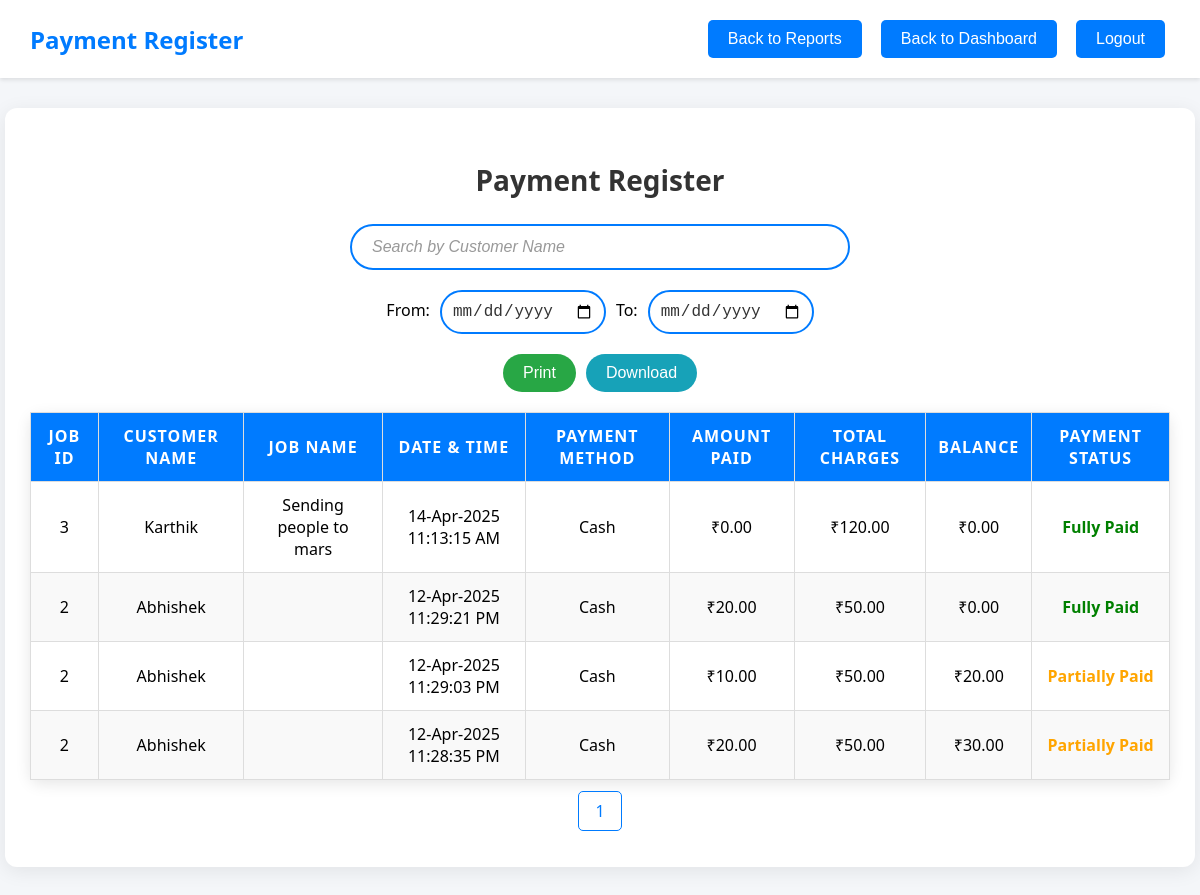
The page /dashboards/payment_register.php on the database its author committed.
### tables this page shows
CREATE TABLE `payment_records` (
  `id` int NOT NULL,
  `job_sheet_id` int NOT NULL,
  `job_sheet_name` varchar(255) NOT NULL,
  `date` datetime NOT NULL,
  `cash` decimal(10,2) DEFAULT '0.00',
  `credit` decimal(10,2) DEFAULT '0.00',
  `balance` decimal(10,2) DEFAULT '0.00',
  `payment_type` varchar(20) DEFAULT NULL,
  `payment_status` enum('partially_paid','completed','uncredit','incomplete') NOT NULL DEFAULT 'incomplete'
);

CREATE TABLE `job_sheets` (
  `id` int NOT NULL,
  `customer_name` varchar(255) NOT NULL,
  `phone_number` varchar(15) NOT NULL,
  `job_name` varchar(255) NOT NULL,
  `paper_subcategory` int DEFAULT NULL,
  `type` varchar(255) DEFAULT NULL,
  `quantity` int DEFAULT NULL,
  `striking` varchar(50) DEFAULT NULL,
  `machine` varchar(50) DEFAULT NULL,
  `ryobi_type` varchar(50) DEFAULT NULL,
  `web_type` varchar(50) DEFAULT NULL,
  `web_size` int DEFAULT NULL,
  `ctp_plate` varchar(50) DEFAULT NULL,
  `ctp_quantity` int DEFAULT NULL,
  `plating_charges` decimal(10,2) DEFAULT NULL,
  `paper_charges` decimal(10,2) DEFAULT NULL,
  `printing_charges` decimal(10,2) DEFAULT NULL,
  `lamination_charges` decimal(10,2) DEFAULT NULL,
  `pinning_charges` decimal(10,2) DEFAULT NULL,
  `binding_charges` decimal(10,2) DEFAULT NULL,
  `finishing_charges` decimal(10,2) DEFAULT NULL,
  `other_charges` decimal(10,2) DEFAULT NULL,
  `discount` decimal(10,2) DEFAULT NULL,
  `total_charges` decimal(10,2) DEFAULT NULL,
  `status` enum('Draft','Approved','Finalized') NOT NULL DEFAULT 'Draft',
  `ctp` tinyint(1) DEFAULT '0',
  `multicolour` tinyint(1) DEFAULT '0',
  `description` text,
  `file_path` varchar(500) DEFAULT NULL,
  `completed` tinyint(1) DEFAULT '0',
  `payment_status` enum('incomplete','partially_paid','completed','partially_paid_credit') NOT NULL DEFAULT 'incomplete',
  `cash_amount` decimal(10,2) DEFAULT '0.00',
  `credit_amount` decimal(10,2) DEFAULT '0.00',
  `partial_amount` decimal(10,2) DEFAULT '0.00',
  `completed_ctp` tinyint(1) DEFAULT '0',
  `completed_multicolour` tinyint(1) DEFAULT '0',
  `completed_delivery` tinyint(1) DEFAULT '0',
  `digital` tinyint(1) DEFAULT '0',
  `completed_digital` tinyint(1) DEFAULT '0',
  `created_at` timestamp NULL DEFAULT CURRENT_TIMESTAMP
);

### dashboards/payment_register.php (the view, shortened to what this page needs)
<?php
include '../database/db_connect.php';
$dashboard_url = 'accounts_dashboard.php';
$search = isset($_GET['search']) ? trim($_GET['search']) : '';
$from_date = isset($_GET['from_date']) ? $_GET['from_date'] : '';
$to_date = isset($_GET['to_date']) ? $_GET['to_date'] : '';
$page = isset($_GET['page']) ? (int)$_GET['page'] : 1;
$records_per_page = 20;
$offset = ($page - 1) * $records_per_page;
$sql_count = "SELECT COUNT(*) as total
              FROM payment_records pr
              LEFT JOIN job_sheets js ON pr.job_sheet_id = js.id
              WHERE 1=1";
$count_result = $conn->query($sql_count);
$total_records = $count_result->fetch_assoc()['total'];
$total_pages = ceil($total_records / $records_per_page);
$sql = "SELECT pr.job_sheet_id, pr.job_sheet_name, pr.date, pr.cash, pr.credit, pr.balance, pr.payment_type, pr.payment_status,
               js.customer_name, js.total_charges
        FROM payment_records pr
        LEFT JOIN job_sheets js ON pr.job_sheet_id = js.id
        WHERE 1=1";
$sql .= " ORDER BY pr.date DESC LIMIT $offset, $records_per_page";
$result = $conn->query($sql);
?>
<!DOCTYPE html>
<html lang="en">
<head>
    <link rel="stylesheet" href="../css/style.css">
    <link rel="stylesheet" href="https://cdnjs.cloudflare.com/ajax/libs/font-awesome/6.4.0/css/all.min.css">
</head>
<body>
    <div class="navbar">
        <h2 class="brand">Payment Register</h2>
        <div class="nav-buttons">
            <button onclick="location.href='reports.php'">Back to Reports</button>
            <button onclick="location.href='<?php echo $dashboard_url; ?>'">Back to Dashboard</button>
            <button onclick="location.href='../auth/logout.php'">Logout</button>
        </div>
    </div>
    <div class="reports-container">
        <h3>Payment Register</h3>
        <div class="filter-container">
            <div class="search-container">
                <input type="text" id="searchInput" name="search" placeholder="Search by Customer Name" value="<?php echo htmlspecialchars($search); ?>">
            </div>
            <div class="date-container">
                <label for="fromDate">From: </label>
                <input type="date" id="fromDate" value="<?php echo htmlspecialchars($from_date); ?>">
                <label for="toDate">To: </label>
                <input type="date" id="toDate" value="<?php echo htmlspecialchars($to_date); ?>">
            </div>
        </div>
        <div class="action-buttons">
            <button class="print-btn" onclick="window.open('print_payment_register.php?search=<?php echo urlencode($search); ?>&from_date=<?php echo urlencode($from_date); ?>&to_date=<?php echo urlencode($to_date); ?>', '_blank')">Print</button>
            <button class="download-btn" onclick="window.location.href='payment_register.php?search=<?php echo urlencode($search); ?>&from_date=<?php echo urlencode($from_date); ?>&to_date=<?php echo urlencode($to_date); ?>&download=csv'">Download</button>
        </div>
        <?php if ($result && $result->num_rows > 0): ?>
            <table>
                <thead>
                    <tr>
                        <th>Job ID</th>
                        <th>Customer Name</th>
                        <th>Job Name</th>
                        <th>Date & Time</th>
                        <th>Payment Method</th>
                        <th>Amount Paid</th>
                        <th>Total Charges</th>
                        <th>Balance</th>
                        <th>Payment Status</th>
                    </tr>
                </thead>
                <tbody>
                    <?php while ($row = $result->fetch_assoc()): ?>
                        <tr>
                            <td><?php echo $row['job_sheet_id']; ?></td>
                            <td><?php echo htmlspecialchars($row['customer_name'] ?? 'N/A'); ?></td>
                            <td><?php echo htmlspecialchars($row['job_sheet_name'] ?? 'N/A'); ?></td>
                            <td><?php echo date('d-M-Y h:i:s A', strtotime($row['date'])); ?></td>
                            <td><?php echo ucfirst($row['payment_type']); ?></td>
                            <td>
                                ₹<?php
                                $amount = ($row['payment_type'] === 'credit') ? $row['credit'] : $row['cash'];
                                echo number_format($amount, 2);
                                ?>
                            </td>
                            <td>₹<?php echo number_format($row['total_charges'] ?? 0, 2); ?></td>
                            <td>₹<?php echo number_format($row['balance'], 2); ?></td>
                            <td style="color: <?php echo ($row['payment_status'] === 'completed') ? 'green' : 'orange'; ?>; font-weight: bold;">
                                <?php
                                $status = ($row['payment_status'] === 'completed') ? 'Fully Paid' : (($row['payment_type'] === 'credit') ? 'Partially Paid' : 'Partially Paid');
                                echo $status;
                                ?>
                            </td>
                        </tr>
                    <?php endwhile; ?>
                </tbody>
            </table>
            <div class="pagination">
                <?php for ($i = 1; $i <= $total_pages; $i++): ?>
                    <a href="payment_register.php?search=<?php echo urlencode($search); ?>&from_date=<?php echo urlencode($from_date); ?>&to_date=<?php echo urlencode($to_date); ?>&page=<?php echo $i; ?>" class="<?php echo $i === 'active' ? 'active' : ''; ?>"><?php echo $i; ?></a>
                <?php endfor; ?>
            </div>
        <?php else: ?>
            <p>No payment records found for the selected criteria.</p>
        <?php endif; ?>
    </div>
</body>
</html>

### css/style.css (style rules this page uses)
body { font-family: Arial, sans-serif; margin: 0; padding: 0; background-color: #f4f4f4; text-align: center; }
.navbar { background-color: #0056b3; padding: 15px; display: flex; justify-content: space-between; align-items: center; color: white; }
.navbar .brand { font-size: 20px; font-weight: bold; }
.nav-buttons button { background-color: blue; color: white; padding: 10px; margin: 5px; border: none; cursor: pointer; font-size: 16px; border-radius: 5px; }
select, input { margin-top: 5px; }

### dashboards/payment_register.php (style rules this page uses)
body { font-family: 'Segoe UI', Tahoma, Geneva, Verdana, sans-serif; background-color: #f4f6f9; margin: 0; padding: 0; }
.navbar { background-color: #ffffff; padding: 15px 30px; box-shadow: 0 2px 4px rgba(0, 0, 0, 0.1); display: flex; justify-content: space-between; align-items: center; }
.navbar .brand { color: #007bff; font-size: 24px; margin: 0; }
.nav-buttons button { background-color: #007bff; color: white; border: none; padding: 10px 20px; margin-left: 10px; border-radius: 5px; cursor: pointer; transition: background-color 0.3s; }
.reports-container { width: 95%; max-width: 1200px; margin: 30px auto; padding: 25px; background-color: #ffffff; border-radius: 12px; box-shadow: 0 4px 20px rgba(0, 0, 0, 0.08); }
.reports-container h3 { color: #333; font-size: 28px; margin-bottom: 20px; text-align: center; }
table { width: 100%; margin: 20px 0; border-collapse: collapse; background-color: white; border-radius: 10px; box-shadow: 0 4px 15px rgba(0, 0, 0, 0.1); }
th, td { border: 1px solid #ddd; padding: 12px; text-align: center; }
th { background-color: #007bff; color: white; font-size: 16px; text-transform: uppercase; letter-spacing: 1px; }
tr:nth-child(even) { background-color: #f9f9f9; }
.filter-container { text-align: center; margin: 20px 0; display: flex; flex-direction: column; align-items: center; gap: 15px; }
.search-container { display: flex; align-items: center; gap: 10px; width: 100%; max-width: 500px; position: relative; }
.search-container input[type="text"] { flex: 1; padding: 12px 40px 12px 20px; border-radius: 25px; border: 2px solid #007bff; font-size: 16px; background-color: #fff; color: #333; outline: none; transition: border-color 0.3s ease, box-shadow 0.3s ease, transform 0.1s ease; }
.search-container input[type="text"]::placeholder { color: #999; font-style: italic; }
.date-container { display: flex; align-items: center; gap: 10px; }
.date-container input[type="date"] { padding: 10px; border-radius: 25px; border: 2px solid #007bff; font-size: 16px; background-color: #fff; color: #333; outline: none; transition: border-color 0.3s ease, box-shadow 0.3s ease; }
.action-buttons { display: flex; justify-content: center; gap: 10px; margin: 20px 0; }
.print-btn, .download-btn { padding: 10px 20px; background-color: #28a745; color: white; border: none; border-radius: 25px; cursor: pointer; font-size: 16px; transition: background-color 0.3s ease, box-shadow 0.3s ease; }
.download-btn { background-color: #17a2b8; }
.pagination { text-align: center; margin: 20px 0; }
.pagination a { padding: 8px 16px; text-decoration: none; color: #007bff; border: 1px solid #007bff; border-radius: 5px; margin: 0 5px; transition: background-color 0.3s ease; }

### rows shown on the page
payment_records: job_sheet "3", job_sheet.customer_name "Karthik", job_sheet_name "Sending people to mars", date "14-Apr-2025 11:13:15 AM", payment_type "Cash", cash "0.00", job_sheet.total_charges "120.00", balance "0.00", payment_status "Fully Paid"
payment_records: job_sheet "2", job_sheet.customer_name "Abhishek", date "12-Apr-2025 11:29:21 PM", payment_type "Cash", cash "20.00", job_sheet.total_charges "50.00", balance "0.00", payment_status "Fully Paid"
payment_records: job_sheet "2", job_sheet.customer_name "Abhishek", date "12-Apr-2025 11:29:03 PM", payment_type "Cash", cash "10.00", job_sheet.total_charges "50.00", balance "20.00", status "Partially Paid"
payment_records: job_sheet "2", job_sheet.customer_name "Abhishek", date "12-Apr-2025 11:28:35 PM", payment_type "Cash", cash "20.00", job_sheet.total_charges "50.00", balance "30.00", status "Partially Paid"
